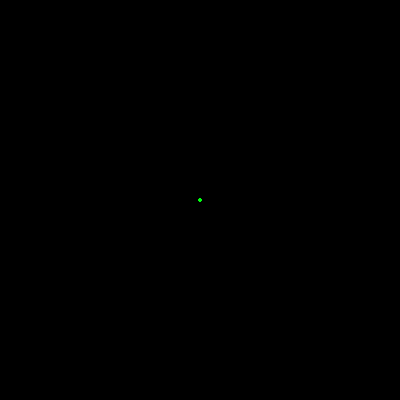
Frame 1 (no input)
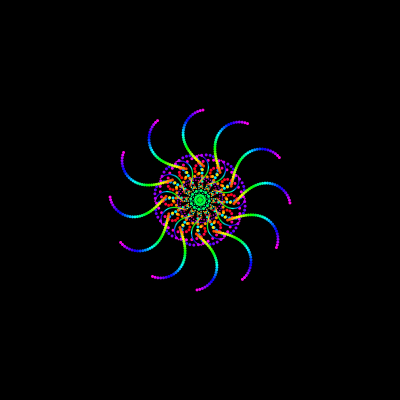
Frame 60 (the mouse pressed at the canvas centre just before this capture)
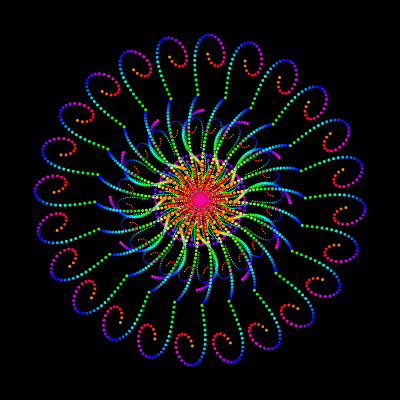
Frame 120 (the mouse held since frame 60 and released just before this capture)

The Processing sketch that drew these frames (run headless with seeded random() and noise(); from frame 60 on, the mouse is pressed at the canvas centre):

// Processing sketch: processing_126213
// ── processing_126213.pde

float ang = 30;
  float x = 0;
  float y = 0;
  float deg = 0;
  float degacc = 0;
  float acc = 0;
  float speedX = 2;
  float speedY = 2;
  float colBase = 0;
  
  int[] angs = {15, 18, 20, 24, 30, 36, 40, 45, 60, 72, 90, 120};
  
void setup(){
  init2();
  size(400, 400);
  noStroke();
  colorMode(HSB, 360);
}
  
    
void init1(){
  deg = random(360);
  degacc = random(2) - 1;
  acc = random(2) - 1;
  speedX = random(4) + 2;
  speedY = random(4) + 2;
  colBase = random(360);
}
  
void init2(){
  init1();
  x = 0;
  y = 0;
  background(0, 0, 0);
}
  
  
int count = 0;
int count2 =0 ;
  
void draw(){
    
  translate(width /2, height / 2);
  colBase += 10;
  if(colBase >= 360){
    colBase -= 360;
  }
   
  fill(colBase, 360, 360);
   
  for(int i = 0; i < 360; i += ang){
    subdraw();
    rotate(radians(ang));
    scale(1, -1);
    pushMatrix();
    scale(0.5);
    subdraw();
    popMatrix();
    scale(1, -1);
    
  }
    
  x += cos(radians(deg)) * speedX;
  y += sin(radians(deg)) * speedY;
  deg += degacc;
  degacc -= acc;
  acc += 0.0001;
    
  count++;
  if(count >= 30){
    count = 0;
    init1();
    count2++;
  }
}
  
void mousePressed(){
  init2();
  ang = angs[(int)random(angs.length - 1)];
  println(ang);
}
  
void subdraw(){
  ellipse(x, y, 3, 3);
}
